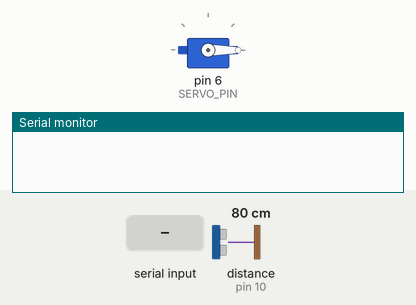
The sketch below on a simulated Arduino Uno, built with avr-gcc and run on an emulated ATmega328P. Shown: servo, the last lines printed to the serial monitor. The inputs (shaded band) are chosen by the test bench; at power-on: distance to the obstacle (sensor on pin 10) 80 cm. The echo pulse lasts 58.3 µs per cm.

Above: at 1.2 s.
1.3 s: "start\n" received over Serial
At 2.08 s:
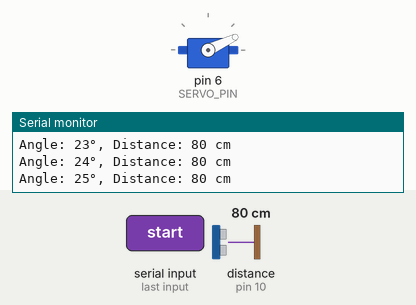
At 2.68 s:
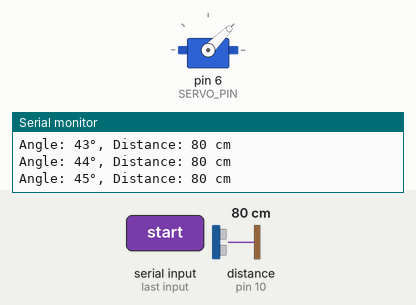
4.3 s: "rotate\n" received over Serial
Timing chart, 0 to 7.3 s (numbered marks = the images above; inputs shaded):
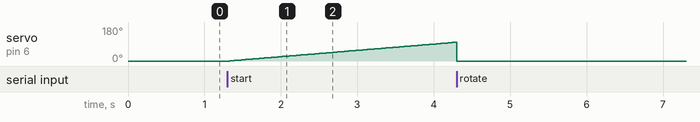

Measured:
- after the input at 1.3 s, servo on pin 6 (SERVO_PIN): moves from 0° to 99° over 2.9 s, starting at once

The sketch:

sonar_radar.ino
```cpp
/*
 * Ultrasonic radar firmware (Arduino UNO R4 WiFi)
 *
 * Re-implementation of the original firmware, written to match the serial
 * protocol used by the Python host program.
 *
 * Serial: 115200 baud, newline-terminated text.
 *
 * Host -> Arduino commands:
 *   start          begin sweeping 0..180..0 and reporting measurements
 *   stop           pause the sweep (servo holds its position)
 *   continue       resume the sweep from the current angle
 *   rotate <deg>   point the sensor at <deg> (0-180) and hold there
 *
 * Arduino -> Host, one line per measurement:
 *   Angle: 90°, Distance: 23 cm
 *
 * Hardware: HC-SR04-style ultrasonic sensor on an SG90 servo.
 * Wiring (assumed; change the pin constants below to match your build):
 *   HC-SR04 TRIG -> D9, ECHO -> D10
 *   Servo signal -> D6
 */

#include <Servo.h>

// ---- pins (assumed; adjust to your wiring) ----
const uint8_t TRIG_PIN  = 9;
const uint8_t ECHO_PIN  = 10;
const uint8_t SERVO_PIN = 6;

// ---- sweep settings ----
const int ANGLE_MIN = 0;
const int ANGLE_MAX = 180;
const int ANGLE_STEP = 1;                    // degrees per step
const unsigned long STEP_INTERVAL_MS = 30;   // time between steps
const unsigned long SERVO_SETTLE_MS = 15;    // wait after moving before measuring
const int MAX_DISTANCE_CM = 100;             // matches r_max on the host
// echo timeout: round trip for MAX_DISTANCE_CM at ~58 us/cm, with margin
const unsigned long ECHO_TIMEOUT_US = (unsigned long)MAX_DISTANCE_CM * 58UL * 2UL;

enum State { IDLE, SCANNING, PAUSED };

Servo servo;
State state = IDLE;
int angle = ANGLE_MIN;
int direction = 1;                 // +1 sweeping up, -1 sweeping down
unsigned long lastStepMs = 0;
String rxLine;

void setup() {
  Serial.begin(115200);
  pinMode(TRIG_PIN, OUTPUT);
  pinMode(ECHO_PIN, INPUT);
  digitalWrite(TRIG_PIN, LOW);
  servo.attach(SERVO_PIN);
  servo.write(angle);
  rxLine.reserve(32);
}

void loop() {
  readCommands();

  if (state == SCANNING && millis() - lastStepMs >= STEP_INTERVAL_MS) {
    lastStepMs = millis();
    stepAndMeasure();
  }
}

// Move one step, take a reading, report it.
void stepAndMeasure() {
  servo.write(angle);
  delay(SERVO_SETTLE_MS);

  int distance = measureCm();
  if (distance > 0) {              // skip readings with no echo / out of range
    Serial.print("Angle: ");
    Serial.print(angle);
    Serial.print("\xC2\xB0, Distance: ");   // UTF-8 degree sign
    Serial.print(distance);
    Serial.println(" cm");
  }

  angle += direction * ANGLE_STEP;
  if (angle >= ANGLE_MAX) { angle = ANGLE_MAX; direction = -1; }
  if (angle <= ANGLE_MIN) { angle = ANGLE_MIN; direction = 1; }
}

// Returns distance in cm, or 0 if nothing was detected within range.
int measureCm() {
  digitalWrite(TRIG_PIN, LOW);
  delayMicroseconds(2);
  digitalWrite(TRIG_PIN, HIGH);
  delayMicroseconds(10);
  digitalWrite(TRIG_PIN, LOW);

  unsigned long duration = pulseIn(ECHO_PIN, HIGH, ECHO_TIMEOUT_US);
  if (duration == 0) return 0;

  int cm = (int)(duration / 58UL);
  if (cm <= 0 || cm > MAX_DISTANCE_CM) return 0;
  return cm;
}

// Collect characters until newline, then handle the line.
void readCommands() {
  while (Serial.available() > 0) {
    char c = (char)Serial.read();
    if (c == '\n' || c == '\r') {
      if (rxLine.length() > 0) {
        handleCommand(rxLine);
        rxLine = "";
      }
    } else if (rxLine.length() < 31) {
      rxLine += c;
    }
  }
}

void handleCommand(String cmd) {
  cmd.trim();

  if (cmd == "start") {
    angle = ANGLE_MIN;
    direction = 1;
    state = SCANNING;
  } else if (cmd == "stop") {
    if (state == SCANNING) state = PAUSED;
  } else if (cmd == "continue") {
    if (state == PAUSED) state = SCANNING;
  } else if (cmd.startsWith("rotate")) {
    int target = constrain(cmd.substring(6).toInt(), ANGLE_MIN, ANGLE_MAX);
    angle = target;
    servo.write(angle);
    state = PAUSED;                // hold on the target until "continue"
  }
}
```
